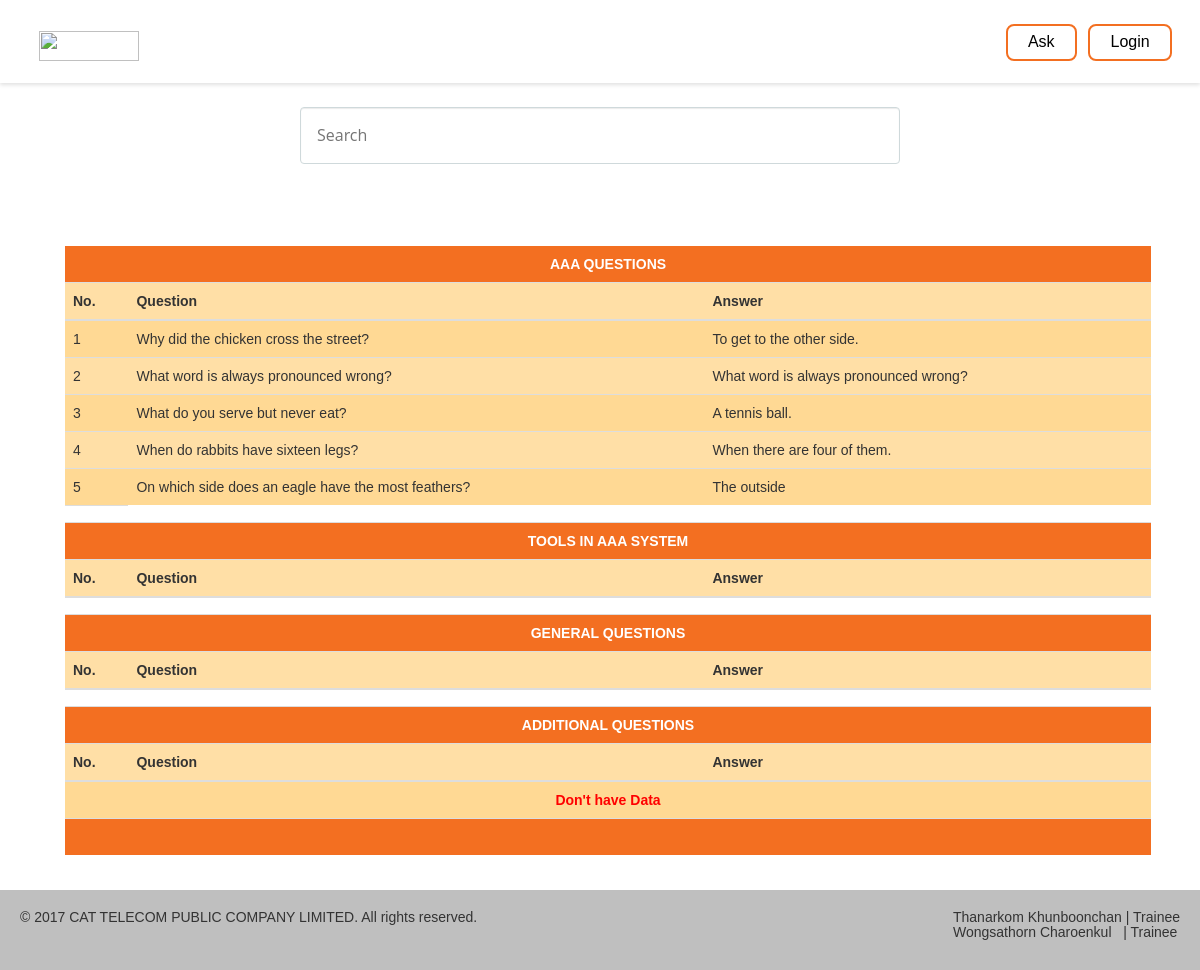
The page /page.php on the database as committed earlier.
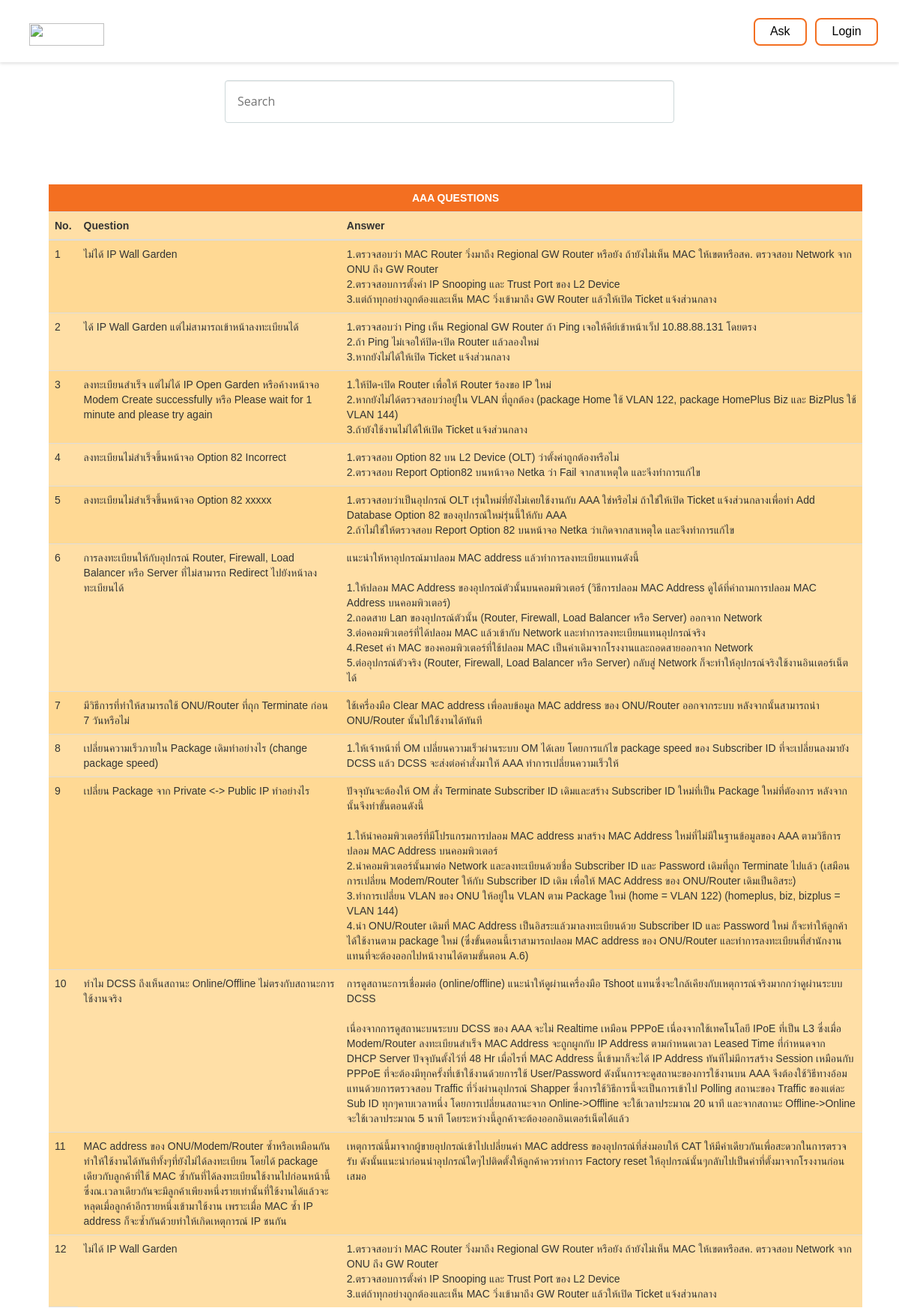
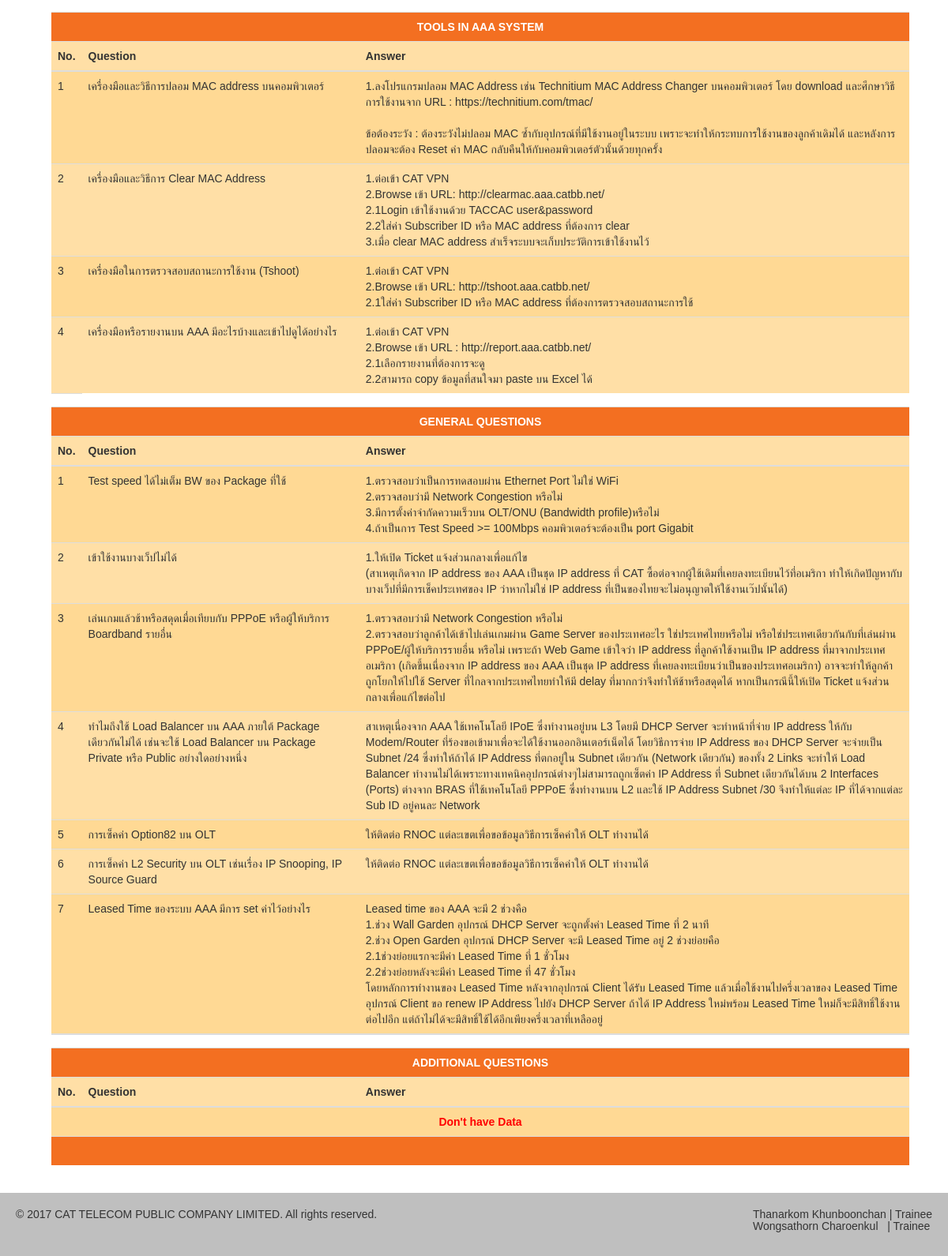
The same page on the database as committed later (2 pictures, top to bottom).
### tables this page shows
CREATE TABLE `info` (
  `id` int(11) NOT NULL,
  `question` text NOT NULL,
  `answer` text NOT NULL
);

CREATE TABLE `info2` (
  `id` int(11) NOT NULL,
  `question` text NOT NULL,
  `answer` text NOT NULL
);

CREATE TABLE `info3` (
  `id` int(11) NOT NULL,
  `question` text NOT NULL,
  `answer` text NOT NULL
);

### page.php (the view, shortened to what this page needs)
<?php session_start();
require_once('connect.php');
?>
<!DOCTYPE html>
<html>
	<head>
		<link rel="stylesheet" type="text/css" href="css/reset.css">
		<link rel="stylesheet" type="text/css" href="css/style.css">
		<link rel="stylesheet" type="text/css" href="css/bootstrap.min.css">
		<link rel="stylesheet" type="text/css" href="css/loginmodel.css">
	</head>
	<body>
		<div id="wrapper">
			<header class="header-site">
				<nav class="navbar navbar-inverse navbar-fixed-top">
					<div class="container">
						<div class="navbar-header">
							<a class="navbar-brand" href="page.php"><img src="Logo.png" width=100px height=30px;></a>
						</div>
						<div class="collapse navbar-collapse" id="bs-example-navbar-collapse-1">
							<ul class="nav navbar-nav navbar-right">
								<button class="button button1" onclick="display_ask()"  style="width:auto;">Ask</button>
								<button class="button button1" onclick="display()" style="width:auto;">Login</button>
							</ul>
						</div>
					</div>
				</nav>
			</header>
			<form class="form floating-labels">
				<fieldset>
					<div class="icon">
						<input class="search_text" type="text" name="search_text" placeholder="Search" onkeyup="myFunction()" id="myInput" required>
					</div>
				</fieldset>
			</form>
		</div>
		<div class="panel-body">
			<table class="table display" id="myTable">
				<thead>
					<tr>
						<td class="active" style="text-align: center;" colspan="6"> <strong>AAA QUESTIONS </strong> </td>
					</tr>
					<tr>
						<th>No.</th>
						<th>Question</th>
						<th>Answer</th>
					</tr>
				</thead>
				<div id="result">
					<tbody>
						<?php
						$sql = "SELECT question,answer FROM info";
						$result = $conn->query($sql);
						?>
						<?php
						$i = 0;
						while($row = $result->fetch_array()){
						?>
						<tr>
							<td><?php echo ++$i; ?></td>
							<td><?php echo $row['question']; ?></td>
							<td><?php echo  nl2br($row['answer']); ?></td>
						</tr>
						<?php
						}
						?>
						<td style="background-color: #ffffff">
						</td>
					</tbody>
					<thead>
						<tr>
							<td class="active" style="text-align: center;" colspan="6"> <strong>TOOLS IN AAA SYSTEM</strong> </td>
						</tr>
						<tr>
							<th>No.</th>
							<th>Question</th>
							<th>Answer</th>
						</tr>
					</thead>
					<?php
					$sql2 = "SELECT question,answer FROM info2";
					$result2 = mysqli_query($conn, $sql2);
					?>
					<tbody >
						<?php
						$i = 0;
						while($row2 = $result2->fetch_array()){
						?>
						<tr>
							<td><?php echo ++$i; ?></td>
							<td><?php echo $row2['question']; ?></td>
							<td><?php echo  nl2br($row2['answer']); ?></td>
						</tr>
						<?php
						}
						?>
						<td style="background-color: #ffffff">
						</td>
					</tbody>
				<thead>
					<tr>
						<td class="active" style="text-align: center;" colspan="6"> <strong>GENERAL QUESTIONS</strong> </td>
					</tr>
					<tr>
						<th>No.</th>
						<th>Question</th>
						<th>Answer</th>
					</tr>
				</thead>
				<?php
				$sql3 = "SELECT question,answer FROM info3";
				$result3 = mysqli_query($conn, $sql3);
				?>
				<tbody >
					<?php
					$i = 0;
					while($row3 = $result3->fetch_array()){
					?>
						<tr>
							<td><?php echo ++$i; ?></td>
							<td><?php echo $row3['question']; ?></td>
							<td><?php echo  nl2br($row3['answer']); ?></td>
						</tr>
						<?php
						}
						?>
					</tbody>
					<td style="background-color: #ffffff">
					</td>
					<thead>
						<tr>
							<td class="active" style="text-align: center;" colspan="6"> <strong>ADDITIONAL QUESTIONS</strong> </td>
						</tr>
						<tr>
							<th>No.</th>
							<th>Question</th>
							<th>Answer</th>
						</tr>
					</thead>
					<?php
					$sql4 = "SELECT question,answer FROM admin";
					$result4 = mysqli_query($conn, $sql4);
					?>
					<tbody id="myTable">
						<?php
						if(mysqli_num_rows($result4) == 0){
						?>
						<tr>
							<td class="active" style="text-align: center; background-color: #ffd994;" colspan="6">
								<strong style="color: #ff0000;">Don't have Data </strong>
							</td>
						</tr>
						<?php
						}
						?>
					</tbody>
				</div>
				<thead>
					<tr>
						<td class="active" style="text-align: center;" colspan="6"> <strong>&nbsp</strong> </td>
					</tr>
				</thead>
			</table>
		</div>
		<div class='footer'>
			<div id="wrapper" style="background-color: #bfbfbf; height: 80px;">
				<h5 style="float:left;margin-left: 20px;margin-top: 20px;">&copy; 2017 CAT TELECOM PUBLIC COMPANY LIMITED. All rights reserved.</h5>
				<h5 style="float:right;margin-right: 20px;margin-top: 20px;">Thanarkom Khunboonchan | Trainee<br>Wongsathorn Charoenkul &nbsp&nbsp| Trainee</h5>
			</div>
		</div>
	</body>
</html>

Rows that differ between the two databases and show on the page:
removed info: question "Why did the chicken cross the street?", answer "To get to the other side."
removed info: question "What word is always pronounced wrong?", answer "What word is always pronounced wrong?"
removed info: question "What do you serve but never eat?", answer "A tennis ball."
removed info: question "When do rabbits have sixteen legs?", answer "When there are four of them."
removed info: question "On which side does an eagle have the most feathers?", answer "The outside"
added info: question "ไม่ได้ IP Wall Garden", answer "1.ตรวจสอบว่า MAC Router วิ่งมาถึง Regional GW Router หรือยัง ถ้ายังไม่เห็น MAC ให้เขตหรือสค. ตรวจสอบ Network จาก ONU ถึง GW Router 2.ตรวจสอบการตั้งค่า IP Snooping และ Trust Port ของ L2 Device 3.แต่ถ้าทุกอย่างถูกต้องและเห็น MAC วิ่งเข้ามาถึง GW Router แล้วให้เปิด Ticket แจ้งส่วนกลาง"
added info: question "ได้ IP Wall Garden แต่ไม่สามารถเข้าหน้าลงทะเบียนได้", answer "1.ตรวจสอบว่า Ping เห็น Regional GW Router ถ้า Ping เจอให้คีย์เข้าหน้าเว็ป 10.88.88.131 โดยตรง 2.ถ้า Ping ไม่เจอให้ปิด-เปิด Router แล้วลองใหม่ 3.หากยังไม่ได้ให้เปิด Ticket แจ้งส่วนกลาง"
added info: question "ลงทะเบียนสำเร็จ แต่ไม่ได้ IP Open Garden หรือค้างหน้าจอ Modem Create successfully หรือ Please wait for 1 minute and please try again", answer "1.ให้ปิด-เปิด Router เพื่อให้ Router ร้องขอ IP ใหม่ 2.หากยังไม่ได้ตรวจสอบว่าอยู่ใน VLAN ที่ถูกต้อง (package Home ใช้ VLAN 122, package HomePlus Biz และ BizPlus ใช้ VLAN 144) 3.ถ้ายังใช้งานไม่ได้ให้เปิด Ticket แจ้งส่วนกลาง"
added info: question "ลงทะเบียนไม่สำเร็จขึ้นหน้าจอ Option 82 Incorrect", answer "1.ตรวจสอบ Option 82 บน L2 Device (OLT) ว่าตั้งค่าถูกต้องหรือไม่ 2.ตรวจสอบ Report Option82 บนหน้าจอ Netka ว่า Fail จากสาเหตุใด และจีงทำการแก้ไข"
added info: question "ลงทะเบียนไม่สำเร็จขึ้นหน้าจอ Option 82 xxxxx", answer "1.ตรวจสอบว่าเป็นอุปกรณ์ OLT เรุ่นใหม่ที่ยังไม่เคยใช้งานกับ AAA ใช่หรือไม่ ถ้าใช่ให้เปิด Ticket แจ้งส่วนกลางเพื่อทำ Add Database Option 82 ของอุปกรณ์ใหม่รุ่นนี้ให้กับ AAA 2.ถ้าไม่ใช่ให้ตรวจสอบ Report Option 82 บนหน้าจอ Netka ว่าเกิดจากสาเหตุใด และจึงทำการแก้ไข"
added info: question "การลงทะเบียนให้กับอุปกรณ์ Router, Firewall, Load Balancer หรือ Server ที่ไม่สามารถ Redirect ไปยังหน้าลงทะเบียนได้", answer "แนะนำให้หาอุปกรณ์มาปลอม MAC address แล้วทำการลงทะเบียนแทนดังนี้ 1.ให้ปลอม MAC Address ของอุปกรณ์ตัวนั้นบนคอมพิวเตอร์ (วิธีการปลอม MAC Address ดูได้ที่คำถามการปลอม MAC Address บนคอมพิวเตอร์) 2.ถอดสาย Lan ของอุปกรณ์ตัวนั้น (Router, Firewall, Load Balancer หรือ Server) ออกจาก Network 3.ต่อคอมพิวเตอร์ที่ได้ปลอม MAC แล้วเข้ากับ Network และทำการลงทะเบียนแทนอุปกรณ์จริง 4.Reset ค่า MAC ของคอมพิวเตอร์ที่ใช้ปลอม MAC เป็นค่าเดิมจากโรงงานและถอดสายออกจาก Network 5.ต่ออุปกรณ์ตัวจริง (Router, Firewall, Load Balancer หรือ Server) กลับสู่ Network ก็จะทำให้อุปกรณ์จริงใช้งานอินเตอร์เน็ตได้"
added info: question "มีวิธีการที่ทำให้สามารถใช้ ONU/Router ที่ถุก Terminate ก่อน 7 วันหรือไม่", answer "ใช้เครื่องมือ Clear MAC address เพื่อลบข้อมูล MAC address ของ ONU/Router ออกจากระบบ หลังจากนั้นสามารถนำ ONU/Router นั้นไปใช้งานได้ทันที"
added info: question "เปลี่ยนความเร็วภายใน Package เดิมทำอย่างไร (change package speed)", answer "1.ให้เจ้าหน้าที่ OM เปลี่ยนความเร็วผ่านระบบ OM ได้เลย โดยการแก้ไข package speed ของ Subscriber ID ที่จะเปลี่ยนลงมายัง DCSS แล้ว DCSS จะส่งต่อคำสั่งมาให้ AAA ทำการเปลี่ยนความเร็วให้"
added info: question "เปลี่ยน Package จาก Private <-> Public IP ทำอย่างไร", answer "ปัจจุบันจะต้องให้ OM สั่ง Terminate Subscriber ID เดิมและสร้าง Subscriber ID ใหม่ที่เป็น Package ใหม่ที่ตัองการ หลังจากนั้นจึงทำขั้นตอนดังนี้ 1.ให้นำคอมพิวเตอร์ที่มีโปรแกรมการปลอม MAC address มาสร้าง MAC Address ใหม่ที่ไม่มีในฐานข้อมูลของ AAA ตามวิธีการปลอม MAC Address บนคอมพิวเตอร์ 2.นำคอมพิวเตอร์นั้นมาต่อ Network และลงทะเบียนด้วยชื่อ Subscriber ID และ Password เดิมที่ถูก Terminate ไปแล้ว (เสมือนการเปลี่ยน Modem/Router ให้กับ Subscriber ID เดิม เพื่อให้ MAC Address ของ ONU/Router เดิมเป็นอิสระ) 3.ทำการเปลี่ยน VLAN ของ ONU ให้อยู่ใน VLAN ตาม Package ใหม่ (home = VLAN 122) (homeplus, biz, bizplus = VLAN 144) 4.นำ ONU/Router เดิมที่ MAC Address เป็นอิสระแล้วมาลงทะเบียนด้วย Subscriber ID และ…"
added info: question "ทำไม DCSS ถึงเห็นสถานะ Online/Offline ไม่ตรงกับสถานะการใช้งานจริง", answer "การดูสถานะการเชื่อมต่อ (online/offline) แนะนำให้ดูผ่านเครื่องมือ Tshoot แทนซึ่งจะใกล้เคียงกับเหตุการณ์จริงมากกว่าดูผ่านระบบ DCSS เนื่องจากการดูสถานะบนระบบ DCSS ของ AAA จะไม่ Realtime เหมือน PPPoE เนื่องจากใช้เทคโนโลยี IPoE ที่เป็น L3 ซึ่งเมื่อ Modem/Router ลงทะเบียนสำเร็จ MAC Address จะถูกผูกกับ IP Address ตามกำหนดเวลา Leased Time ที่กำหนดจาก DHCP Server ปัจจุบันตั้งไว้ที่ 48 Hr เมื่อไรที่ MAC Address นี้เข้ามาก็จะได้ IP Address ทันทีไม่มีการสร้าง Session เหมือนกับ PPPoE ที่จะต้องมีทุกครั้งที่เข้าใช้งานด้วยการใช้ User/Password ดังนั้นการจะดูสถานะของการใช้งานบน AAA จึงต้องใช้วิธีทางอ้อมแทนด้วยการตรวจสอบ Traffic ที่วิ่งผ่านอุปกรณ์ Shapper ซึ่งการใช้วิธีการนี้จะเป็นการเข้าไป Polling สถานะของ…"
added info: question "MAC address ของ ONU/Modem/Router ซ้ำหรือเหมือนกันทำให้ใช้งานได้ทันทีทั้งๆที่ยังไม่ได้ลงทะเบียน โดยได้ package เดียวกับลูกค้าที่ใช้ MAC ซ้ำกันที่ได้ลงทะเบียนใช้งานไปก่อนหน้านี้ ซึ่งณ.เวลาเดียวกันจะมีลูกค้าเพียงหนึ่งรายเท่านั้นที่ใช้งานได้แล้วจะหลุดเมื่อลูกค้าอีกรายหนึ่งเข้ามาใช้งาน เพราะเมื่อ MAC ซ้ำ IP address ก็จะซ้ำกันด้วยทำให้เกิดเหตุการณ์ IP ชนกัน", answer "เหตุการณ์นี้มาจากผู้ขายอุปกรณ์เข้าไปเปลี่ยนค่า MAC address ของอุปกรณ์ทึ่ส่งมอบให้ CAT ให้มีค่าเดียวกันเพื่อสะดวกในการตรวจรับ ดังนั้นแนะนำก่อนนำอุปกรณ์ใดๆไปติดตั้งให้ลูกค้าควรทำการ Factory reset ให้อุปกรณ์นั้นๆกลับไปเป็นค่าที่ตั้งมาจากโรงงานก่อนเสมอ"
added info: question "ไม่ได้ IP Wall Garden", answer "1.ตรวจสอบว่า MAC Router วิ่งมาถึง Regional GW Router หรือยัง ถ้ายังไม่เห็น MAC ให้เขตหรือสค. ตรวจสอบ Network จาก ONU ถึง GW Router 2.ตรวจสอบการตั้งค่า IP Snooping และ Trust Port ของ L2 Device 3.แต่ถ้าทุกอย่างถูกต้องและเห็น MAC วิ่งเข้ามาถึง GW Router แล้วให้เปิด Ticket แจ้งส่วนกลาง"
added info2: question "เครื่องมือและวิธีการปลอม MAC address บนคอมพิวเตอร์", answer "1.ลงโปรแกรมปลอม MAC Address เช่น Technitium MAC Address Changer บนคอมพิวเตอร์ โดย download และศึกษาวิธีการใช้งานจาก URL : https://technitium.com/tmac/ ข้อต้องระวัง : ต้องระวังไม่ปลอม MAC ซ้ำกับอุปกรณ์ที่มีใช้งานอยู่ในระบบ เพราะจะทำให้กระทบการใช้งานของลูกค้าเดิมได้ และหลังการปลอมจะต้อง Reset ค่า MAC กลับคืนให้กับคอมพิวเตอร์ตัวนั้นด้วยทุกครั้ง"
added info2: question "เครื่องมือและวิธีการ Clear MAC Address", answer "1.ต่อเข้า CAT VPN 2.Browse เข้า URL: http://clearmac.aaa.catbb.net/ 2.1Login เข้าใช้งานด้วย TACCAC user&password 2.2ใส่ค่า Subscriber ID หรือ MAC address ที่ต้องการ clear 3.เมื่อ clear MAC address สำเร็จระบบจะเก็บประวัติการเข้าใช้งานไว้"
added info2: question "เครื่องมือในการตรวจสอบสถานะการใช้งาน (Tshoot)", answer "1.ต่อเข้า CAT VPN 2.Browse เข้า URL: http://tshoot.aaa.catbb.net/ 2.1ใส่ค่า Subscriber ID หรือ MAC address ที่ต้องการตรวจสอบสถานะการใช้"
added info2: question "เครื่องมือหรือรายงานบน AAA มีอะไรบ้างและเข้าไปดูได้อย่างไร", answer "1.ต่อเข้า CAT VPN 2.Browse เข้า URL : http://report.aaa.catbb.net/ 2.1เลือกรายงานที่ต้องการจะดู 2.2สามารถ copy ข้อมูลที่สนใจมา paste บน Excel ได้"
added info3: question "Test speed ได้ไม่เต็ม BW ของ Package ที่ใช้", answer "1.ตรวจสอบว่าเป็นการทดสอบผ่าน Ethernet Port ไม่ใช่ WiFi 2.ตรวจสอบว่ามี Network Congestion หรือไม่ 3.มีการตั้งค่าจำกัดความเร็วบน OLT/ONU (Bandwidth profile)หรือไม่ 4.ถ้าเป็นการ Test Speed >= 100Mbps คอมพิวเตอร์จะต้องเป็น port Gigabit"
added info3: question "เข้าใช้งานบางเว็ปไม่ได้", answer "1.ให้เปิด Ticket แจ้งส่วนกลางเพื่อแก้ไข (สาเหตุเกิดจาก IP address ของ AAA เป็นชุด IP address ที่ CAT ซื้อต่อจากผู้ใช้เดิมที่เคยลงทะเบียนไว้ที่อเมริกา ทำให้เกิดปัญหากับบางเว็ปที่มีการเช็คประเทศของ IP ว่าหากไม่ใช่ IP address ที่เป็นของไทยจะไม่อนุญาตให้ใช้งานเว๊ปนั้นได้)"
added info3: question "เล่นเกมแล้วช้าหรือสดุดเมื่อเทียบกับ PPPoE หรือผู้ให้บริการ Boardband รายอื่น", answer "1.ตรวจสอบว่ามี Network Congestion หรือไม่ 2.ตรวจสอบว่าลูกค้าได้เข้าไปเล่นเกมผ่าน Game Server ของประเทศอะไร ใช่ประเทศไทยหรือไม่ หรือใช่ประเทศเดียวกันกับที่เล่นผ่าน PPPoE/ผู้ให้บริการรายอื่น หรือไม่ เพราะถ้า Web Game เข้าใจว่า IP address ที่ลูกค้าใช้งานเป็น IP address ที่มาจากประเทศอเมริกา (เกิดขึ้นเนื่องจาก IP address ของ AAA เป็นชุด IP address ที่เคยลงทะเบียนว่าเป็นของประเทศอเมริกา) อาจจะทำให้ลูกค้าถูกโยกให้ไปใช้ Server ที่ไกลจากประเทศไทยทำให้มี delay ที่มากกว่าจึงทำให้ช้าหรือสดุดได้ หากเป็นกรณีนี้ให้เปิด Ticket แจ้งส่วนกลางเพื่อแก้ไขต่อไป"
added info3: question "ทำไมถึงใช้ Load Balancer บน AAA ภายใต้ Package เดียวกันไม่ได้ เช่นจะใช้ Load Balancer บน Package Private หรือ Public อย่างใดอย่างหนึ่ง", answer "สาเหตุเนื่องจาก AAA ใช้เทคโนโลยี IPoE ซึ่งทำงานอยู่บน L3 โดยมี DHCP Server จะทำหน้าที่จ่าย IP address ให้กับ Modem/Router ที่ร้องขอเข้ามาเพื่อจะได้ใช้งานออกอินเตอร์เน็ตได้ โดยวิธีการจ่าย IP Address ของ DHCP Server จะจ่ายเป็น Subnet /24 ซึ่งทำให้ถ้าได้ IP Address ที่ตกอยู่ใน Subnet เดียวกัน (Network เดียวกัน) ของทั้ง 2 Links จะทำให้ Load Balancer ทำงานไม่ได้เพราะทางเทคนิคอุปกรณ์ต่างๆไม่สามารถถูกเซ็ตค่า IP Address ที่ Subnet เดียวกันได้บน 2 Interfaces (Ports) ต่างจาก BRAS ที่ใช้เทคโนโลยี PPPoE ซึ่งทำงานบน L2 และใช้ IP Address Subnet /30 จึงทำให้แต่ละ IP ที่ได้จากแต่ละ Sub ID อยู่คนละ Network"
added info3: question "การเซ็คค่า Option82 บน OLT", answer "ให้ติดต่อ RNOC แต่ละเขตเพื่อขอข้อมูลวิธีการเซ็คค่าให้ OLT ทำงานได้"
added info3: question "การเซ็คค่า L2 Security บน OLT เช่นเรื่อง IP Snooping, IP Source Guard", answer "ให้ติดต่อ RNOC แต่ละเขตเพื่อขอข้อมูลวิธีการเซ็คค่าให้ OLT ทำงานได้"
added info3: question "Leased Time ของระบบ AAA มีการ set ค่าไว้อย่างไร", answer "Leased time ของ AAA จะมี 2 ช่วงคือ 1.ช่วง Wall Garden อุปกรณ์ DHCP Server จะถูกตั้งค่า Leased Time ที่ 2 นาที 2.ช่วง Open Garden อุปกรณ์ DHCP Server จะมี Leased Time อยู่ 2 ช่วงย่อยคือ 2.1ช่วงย่อยแรกจะมีค่า Leased Time ที่ 1 ชั่วโมง 2.2ช่วงย่อยหลังจะมีค่า Leased Time ที่ 47 ชั่วโมง โดยหลักการทำงานของ Leased Time หลังจากอุปกรณ์ Client ได้รับ Leased Time แล้วเมื่อใช้งานไปครึ่งเวลาของ Leased Time อุปกรณ์ Client ขอ renew IP Address ไปยัง DHCP Server ถ้าได้ IP Address ใหม่พร้อม Leased Time ใหม่ก็จะมีสิทธิ์ใช้งานต่อไปอีก แต่ถ้าไม่ได้จะมีสิทธิ์ใช้ได้อีกเพียงครึ่งเวลาที่เหลืออยู่"
